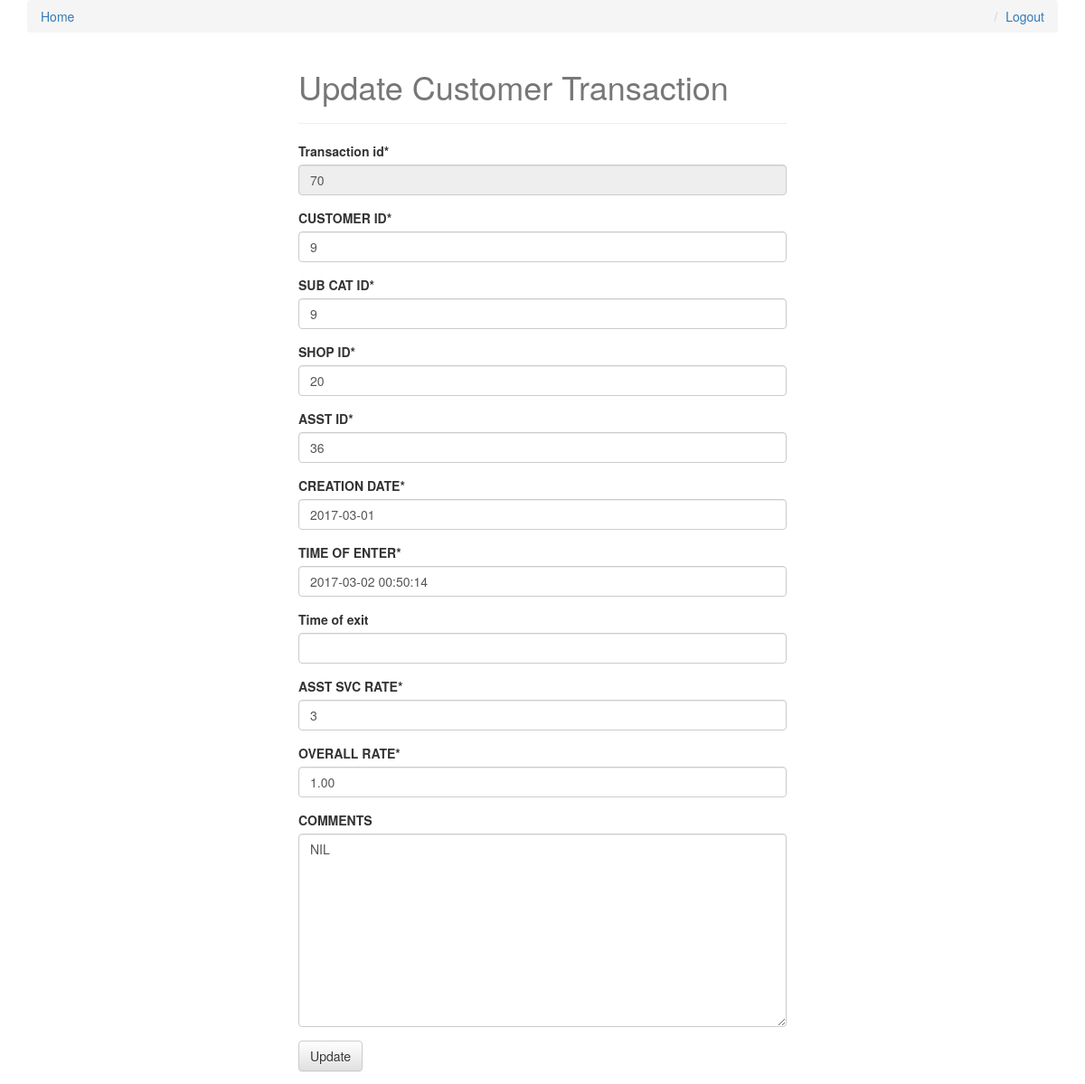
Screenshot of /db_access/form/customer_trans/update/70 (signed in) with the database file from the repository.
### pingow_api/models.py (models this page shows, shortened)
class CustomerTransaction(models.Model):
    TRANSACTION_ID = models.IntegerField(primary_key=True)
    CUSTOMER_ID = models.IntegerField(null=True)
    SUB_CAT_ID = models.IntegerField(null=True)
    SHOP_ID = models.IntegerField(null=True)
    ASST_ID = models.IntegerField(null=True)
    CREATION_DATE  = models.DateField(null=True)
    TIME_OF_ENTER  = models.DateTimeField(null=True)
    TIME_OF_EXIT  = models.DateTimeField(null=True)
    ASST_SVC_RATE = models.IntegerField(null=True)
    OVERALL_RATE = models.DecimalField(max_digits=10,decimal_places=2, null=True)
    COMMENTS = models.TextField(blank=True, null=True)
    class Meta:
        db_table = 'pg_customer_trans'

### pingow_api/db_access/views.py (the view, shortened to what this page needs)
# urls.py: url(r'^db_access/form/customer_trans/update/(?P<trans_id>[\w-]+)$', dbv.customer_trans_update, name = 'customer_trans_update'),
def customer_trans_update(request, trans_id=None):
    if not request.user.is_staff or not request.user.is_superuser:
        raise PermissionDenied("Please login as Admin/Staff role to access this page.")
    instance = get_object_or_404(m.CustomerTransaction, TRANSACTION_ID=trans_id)
    form = CustomerTransactionForm(request.POST or None, instance=instance)
    context = {
        "form": form,
        "title" : "Update Customer Transaction"
    }
    return render(request, "form.html", context)

### pingow_api/forms.py
class CustomerTransactionForm(forms.ModelForm):
    TRANSACTION_ID = forms.IntegerField(disabled=True)
    TIME_OF_EXIT = forms.DateTimeField(required=False)
    class Meta:
        model = CustomerTransaction
        fields = [
            'TRANSACTION_ID',
            'CUSTOMER_ID',
            'SUB_CAT_ID',
            'SHOP_ID',
            'ASST_ID',
            'CREATION_DATE',
            'TIME_OF_ENTER',
            'TIME_OF_EXIT',
            'ASST_SVC_RATE',
            'OVERALL_RATE',
            'COMMENTS',
        ]

### templates/form.html
{% extends "base.html" %}
{% load crispy_forms_tags %}
{% block content %}
<div class='col-sm-6 col-sm-offset-3'>
<h1>{{ title }}</h1>
<hr/>
<form method='POST' action='' enctype='multipart/form-data'>{% csrf_token %}
{{ form|crispy }}
<input type='submit' class='btn btn-default' value= {{ title }} />
</form>
</div>
{% endblock content %}

### static/css/base.css (style rules this page uses)
h1 { color: #777777; }

### rows the page displays
CustomerTransaction: TRANSACTION_ID "70", CUSTOMER_ID "9", SUB_CAT_ID "9", SHOP_ID "20", ASST_ID "36", CREATION_DATE "2017-03-01", TIME_OF_ENTER "2017-03-02 00:50:14", ASST_SVC_RATE "3", OVERALL_RATE "1.00", COMMENTS "NIL"

### other values shown
{{ title }} "Update Customer Transaction"
